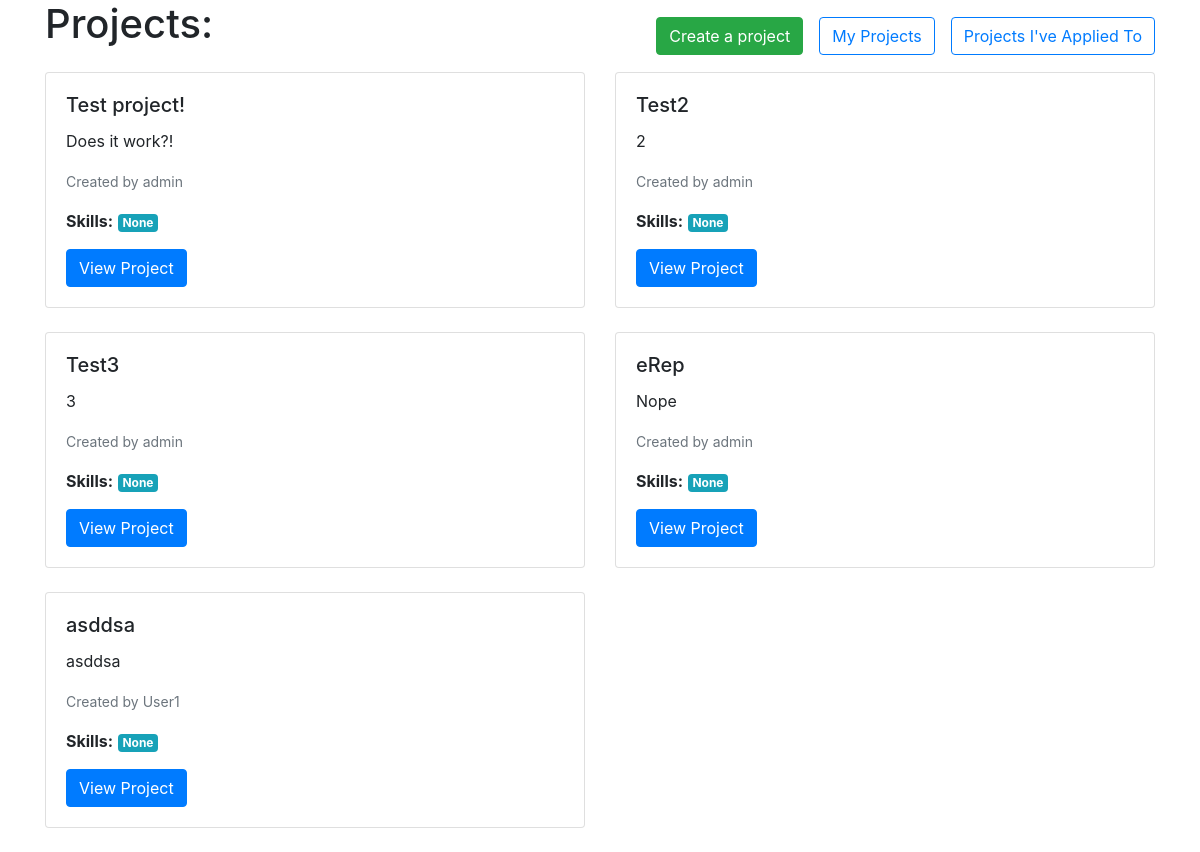
/projects/, run on the app's committed database.
### Projects/models.py (models this page shows, shortened)
class Experience(models.Model):
    ITEM_TYPES = (
        ('Project', 'Project'),
        ('Certification', 'Certification'),
        ('Publication', 'Publication'),
        ('Award', 'Award'),
        ('Volunteer Work', 'Volunteer Work'),
        ('Other', 'Other'),
    )
    title = models.CharField(max_length=100)
    item_type = models.CharField(choices=ITEM_TYPES, default='Project', max_length=15)
    description = models.TextField()
    owner = models.ForeignKey(User, on_delete=models.CASCADE, related_name='owned_portfolio_items')
    collaborators = models.ManyToManyField(User, related_name='collaborating_portfolio_items', blank=True)
    start_date = models.DateField(null=True, blank=True)
    end_date = models.DateField(null=True, blank=True)
    status = models.CharField(choices=STATUS_CHOICES, default='In Progress', max_length=12)
    looking_for_x_collaborators = models.IntegerField(default=1, blank=True, null=True)
    skills_used = models.ManyToManyField('Users.Skill', related_name='skills_used', blank=True)
    tools_used = models.ManyToManyField(Tool, related_name='tools_used', blank=True)
    location = models.CharField(choices=LOCATIONS, max_length=50, blank=True)
    url = models.URLField(blank=True, null=True)
    additional_info = models.TextField(blank=True)
    benefits = models.TextField(blank=True)

### Users/models.py (models this page shows, shortened)
class CustomUser(AbstractUser):
    Bio = models.CharField(max_length=240, default='')
    Salary = models.IntegerField(default=0)
    Company = models.ForeignKey('Company.Company', on_delete=models.CASCADE,
                                   null=True, blank=True)
    Country = models.ForeignKey(Country, on_delete=models.CASCADE, null=True)
    Region = models.ForeignKey(Region, on_delete=models.CASCADE, null=True)
    ProfilePic = models.ImageField(upload_to=upload_to, null=True, blank=True)
    Skill = models.ManyToManyField(Skill, through="User_Skill")
    Company_Verified_Email = models.BooleanField(default=False)
    badges = models.JSONField(default=dict)
    def __str__(self):
        return self.username

### Projects/views.py (the view)
# urls.py: path('', projects, name='projects'),
def projects(request):
    projects = Experience.objects.all()
    return render(request, 'projects.html', {'projects': projects})

### templates/projects.html
{% extends 'base.html' %}
{% block content %}
  <div class="container">
    <div class="d-flex justify-content-between align-items-center">
      <h1 class="display-5 mb-4">Projects:</h1>
      <div class="d-flex flex-wrap">
        <a href="{% url 'new_project' %}" class="btn btn-success">Create a project</a>
        <a href="#" class="btn btn-outline-primary ml-3">My Projects</a>
        <a href="#" class="btn btn-outline-primary ml-3">Projects I've Applied To</a>
      </div>
    </div>
    <div class="row">
      {% for project in projects %}
        <div class="col-md-6 mb-4">
          <div class="card">
            <div class="card-body">
              <h5 class="card-title" href="{% url 'project' id=project.id %}">{{ project.title }}</h5>
              <p class="card-text">{{ project.description }}</p>
              <p class="card-text"><small class="text-muted">Created by {{ project.owner }}</small></p>
              <p class="card-text"><strong>Skills:</strong>
              {% for skill in project.required_skills.all %}
                <span class="badge badge-secondary bg-info">{{ skill.name }}</span>
              {% empty %}
                <span class="badge badge-secondary bg-info">None</span>
              {% endfor %}
              </p>
              <a href="{% url 'project' id=project.id %}" class="btn btn-primary">View Project</a>
            </div>
          </div>
        </div>
      {% empty %}
        <div class="col-md-12">
          <div class="alert alert-info" role="alert">
            No projects yet.
          </div>
        </div>
      {% endfor %}
    </div>
  </div>
{% endblock %}

### data on the page
Experience: title "Test project!", description "Does it work?!", owner "admin"
Experience: title "Test2", description "2", owner "admin"
Experience: title "Test3", description "3", owner "admin"
Experience: title "eRep", description "Nope", owner "admin"
Experience: title "asddsa", description "asddsa", owner "User1"
